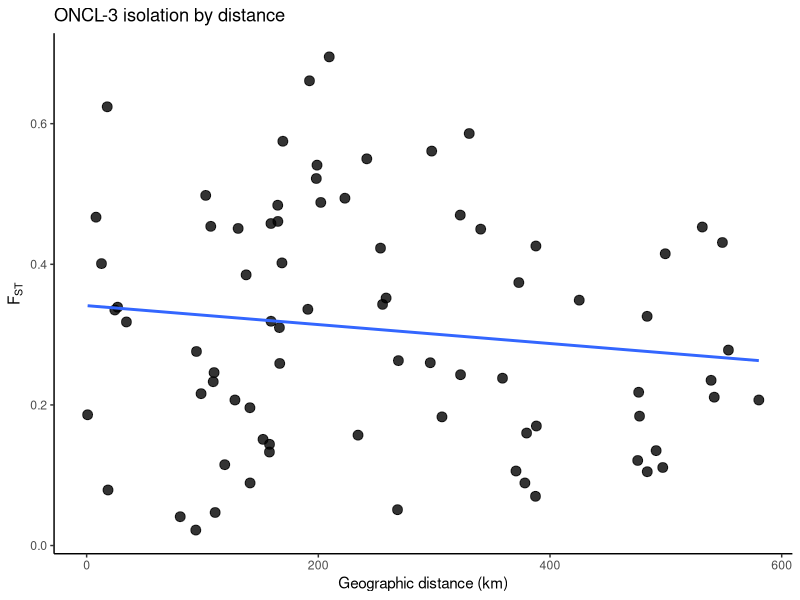
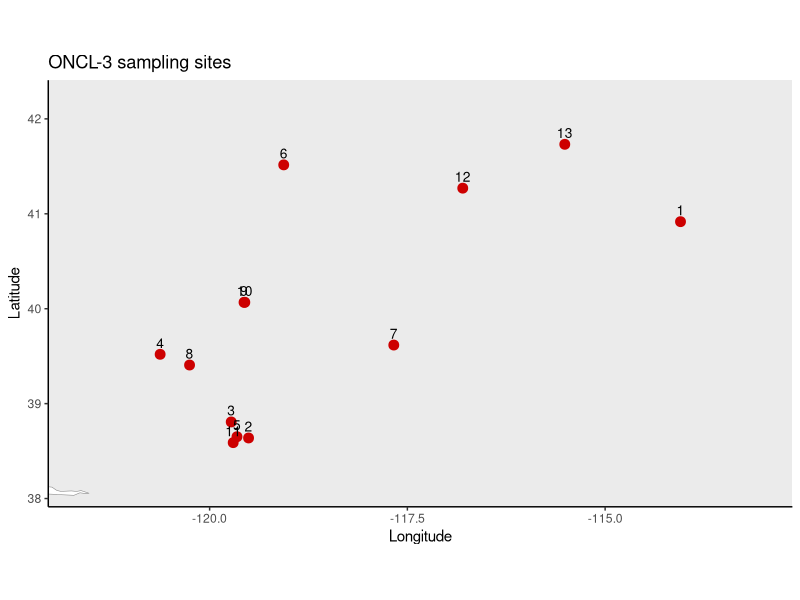

Write R code to recreate these figures, in order. (Note: this script raises an error after producing the figures.)
# -----------------------------
# ONCL-3 Lahontan cutthroat trout
# Nielsen and Sage 2002
# Table 5 pairwise FST + deep-searched site anchors
# -----------------------------

library(dplyr)
library(geosphere)
library(ggplot2)
library(maps)

# -----------------------------
# paths
# -----------------------------
setwd("/Users/johnmccall/Library/CloudStorage/OneDrive-TheOhioStateUniversity/Spring_2026/Landgen_DGS/DGS-Patterns-of-Fish-Diversity/DGS-Patterns-of-Fish-Diversity/Objective 2/Data/ONCL-3")

# -----------------------------
# sites (site, lat, lon ONLY)
# best-available named waterbody anchors matched to paper sites
# note: these are feature anchors for named lakes/streams or source drainages,
# not exact collection GPS locations from the study.
# -----------------------------
ONCL_3_sites <- data.frame(
  site = 1:13,
  lat = c(
    40.9170,  # 1 Pilot Peak wild - Utah (Morrison Creek / Pilot Peak drainage)
    38.6382,  # 2 Slinkard Creek
    38.8070,  # 3 East Carson River
    39.5196,  # 4 Macklin Creek
    38.6513,  # 5 Heenan Creek
    41.5153,  # 6 Summit Lake
    39.6171,  # 7 Edwards Creek
    39.4067,  # 8 Independence Lake
    40.0670,  # 9 Pyramid Lake Hatchery (Pyramid Lake anchor)
    40.0675,  # 10 Pilot Peak Hatchery (Pyramid Lake / LNFH stock anchor)
    38.5890,  # 11 Four Mile Canyon Creek
    41.2700,  # 12 Frazer Creek
    41.7320   # 13 West Marys River
  ),
  lon = c(
    -114.0470,
    -119.5077,
    -119.7270,
    -120.6255,
    -119.6541,
    -119.0632,
    -117.6718,
    -120.2537,
    -119.5650,
    -119.5550,
    -119.7020,
    -116.8000,
    -115.5100
  )
)

# -----------------------------
# FST matrix (Table 5; above diagonal)
# -----------------------------
ONCL_3_fst <- matrix(0, 13, 13)
rownames(ONCL_3_fst) <- colnames(ONCL_3_fst) <- 1:13

ONCL_3_fst[1,2]  <- 0.453
ONCL_3_fst[1,3]  <- 0.235
ONCL_3_fst[1,4]  <- 0.207
ONCL_3_fst[1,5]  <- 0.211
ONCL_3_fst[1,6]  <- 0.349
ONCL_3_fst[1,7]  <- 0.450
ONCL_3_fst[1,8]  <- 0.278
ONCL_3_fst[1,9]  <- 0.218
ONCL_3_fst[1,10] <- 0.121
ONCL_3_fst[1,11] <- 0.431
ONCL_3_fst[1,12] <- 0.157
ONCL_3_fst[1,13] <- 0.151

ONCL_3_fst[2,3]  <- 0.339
ONCL_3_fst[2,4]  <- 0.385
ONCL_3_fst[2,5]  <- 0.401
ONCL_3_fst[2,6]  <- 0.470
ONCL_3_fst[2,7]  <- 0.661
ONCL_3_fst[2,8]  <- 0.454
ONCL_3_fst[2,9]  <- 0.458
ONCL_3_fst[2,10] <- 0.319
ONCL_3_fst[2,11] <- 0.624
ONCL_3_fst[2,12] <- 0.374
ONCL_3_fst[2,13] <- 0.326

ONCL_3_fst[3,4]  <- 0.047
ONCL_3_fst[3,5]  <- 0.079
ONCL_3_fst[3,6]  <- 0.183
ONCL_3_fst[3,7]  <- 0.541
ONCL_3_fst[3,8]  <- 0.041
ONCL_3_fst[3,9]  <- 0.196
ONCL_3_fst[3,10] <- 0.089
ONCL_3_fst[3,11] <- 0.335
ONCL_3_fst[3,12] <- 0.106
ONCL_3_fst[3,13] <- 0.105

ONCL_3_fst[4,5]  <- 0.207
ONCL_3_fst[4,6]  <- 0.352
ONCL_3_fst[4,7]  <- 0.423
ONCL_3_fst[4,8]  <- 0.318
ONCL_3_fst[4,9]  <- 0.233
ONCL_3_fst[4,10] <- 0.246
ONCL_3_fst[4,11] <- 0.451
ONCL_3_fst[4,12] <- 0.089
ONCL_3_fst[4,13] <- 0.111

ONCL_3_fst[5,6]  <- 0.243
ONCL_3_fst[5,7]  <- 0.488
ONCL_3_fst[5,8]  <- 0.216
ONCL_3_fst[5,9]  <- 0.133
ONCL_3_fst[5,10] <- 0.144
ONCL_3_fst[5,11] <- 0.467
ONCL_3_fst[5,12] <- 0.160
ONCL_3_fst[5,13] <- 0.135

ONCL_3_fst[6,7]  <- 0.550
ONCL_3_fst[6,8]  <- 0.343
ONCL_3_fst[6,9]  <- 0.259
ONCL_3_fst[6,10] <- 0.310
ONCL_3_fst[6,11] <- 0.586
ONCL_3_fst[6,12] <- 0.336
ONCL_3_fst[6,13] <- 0.260

ONCL_3_fst[7,8]  <- 0.494
ONCL_3_fst[7,9]  <- 0.575
ONCL_3_fst[7,10] <- 0.402
ONCL_3_fst[7,11] <- 0.695
ONCL_3_fst[7,12] <- 0.522
ONCL_3_fst[7,13] <- 0.561

ONCL_3_fst[8,9]  <- 0.022
ONCL_3_fst[8,10] <- 0.276
ONCL_3_fst[8,11] <- 0.498
ONCL_3_fst[8,12] <- 0.238
ONCL_3_fst[8,13] <- 0.184

ONCL_3_fst[9,10] <- 0.186
ONCL_3_fst[9,11] <- 0.484
ONCL_3_fst[9,12] <- 0.263
ONCL_3_fst[9,13] <- 0.170

ONCL_3_fst[10,11] <- 0.461
ONCL_3_fst[10,12] <- 0.051
ONCL_3_fst[10,13] <- 0.070

ONCL_3_fst[11,12] <- 0.426
ONCL_3_fst[11,13] <- 0.415

ONCL_3_fst[12,13] <- 0.115

# mirror + clean
ONCL_3_fst[lower.tri(ONCL_3_fst)] <- t(ONCL_3_fst)[lower.tri(ONCL_3_fst)]
ONCL_3_fst[ONCL_3_fst < 0] <- 0
diag(ONCL_3_fst) <- 0

# -----------------------------
# pairwise geographic distances for IBD
# -----------------------------
coords <- ONCL_3_sites %>% select(lon, lat)
geo_dist_km <- geosphere::distm(coords, fun = geosphere::distHaversine) / 1000
rownames(geo_dist_km) <- colnames(geo_dist_km) <- ONCL_3_sites$site

ibd_df <- data.frame(
  site1   = rownames(ONCL_3_fst)[row(ONCL_3_fst)[upper.tri(ONCL_3_fst)]],
  site2   = colnames(ONCL_3_fst)[col(ONCL_3_fst)[upper.tri(ONCL_3_fst)]],
  fst     = ONCL_3_fst[upper.tri(ONCL_3_fst)],
  dist_km = geo_dist_km[upper.tri(geo_dist_km)]
)

# -----------------------------
# map of sampling sites
# -----------------------------
world_map <- map_data("world")
usa_map   <- subset(world_map, region %in% c("USA", "Canada", "Mexico"))

map_df <- ONCL_3_sites %>%
  mutate(label = as.character(site))

x_pad <- diff(range(map_df$lon)) * 0.15
y_pad <- diff(range(map_df$lat)) * 0.15

p_map <- ggplot() +
  geom_polygon(
    data = usa_map,
    aes(x = long, y = lat, group = group),
    fill = "grey92",
    color = "grey55",
    linewidth = 0.2
  ) +
  geom_point(
    data = map_df,
    aes(x = lon, y = lat),
    color = "red3",
    size = 3
  ) +
  geom_text(
    data = map_df,
    aes(x = lon, y = lat, label = label),
    nudge_y = 0.12,
    size = 3.5
  ) +
  coord_fixed(
    ratio = 1.2,
    xlim = range(map_df$lon) + c(-x_pad, x_pad),
    ylim = range(map_df$lat) + c(-y_pad, y_pad)
  ) +
  theme_classic() +
  labs(
    x = "Longitude",
    y = "Latitude",
    title = "ONCL-3 sampling sites"
  )

# -----------------------------
# IBD plot
# -----------------------------
p_ibd <- ggplot(ibd_df, aes(x = dist_km, y = fst)) +
  geom_point(size = 3, alpha = 0.8) +
  geom_smooth(method = "lm", se = FALSE) +
  theme_classic() +
  labs(
    x = "Geographic distance (km)",
    y = expression(F[ST]),
    title = "ONCL-3 isolation by distance"
  )

# -----------------------------
# save RData
# -----------------------------
save(
  ONCL_3_fst,
  ONCL_3_sites,
  file = "/Users/johnmccall/Library/CloudStorage/OneDrive-TheOhioStateUniversity/Spring_2026/Landgen_DGS/DGS-Patterns-of-Fish-Diversity/DGS-Patterns-of-Fish-Diversity/Objective 2/Data/ONCL-3/data/ONCL-3.RData"
)

# -----------------------------
# print outputs
# -----------------------------
print(ONCL_3_sites)
print(round(ONCL_3_fst, 4))
print(head(ibd_df))
print(p_map)
print(p_ibd)
